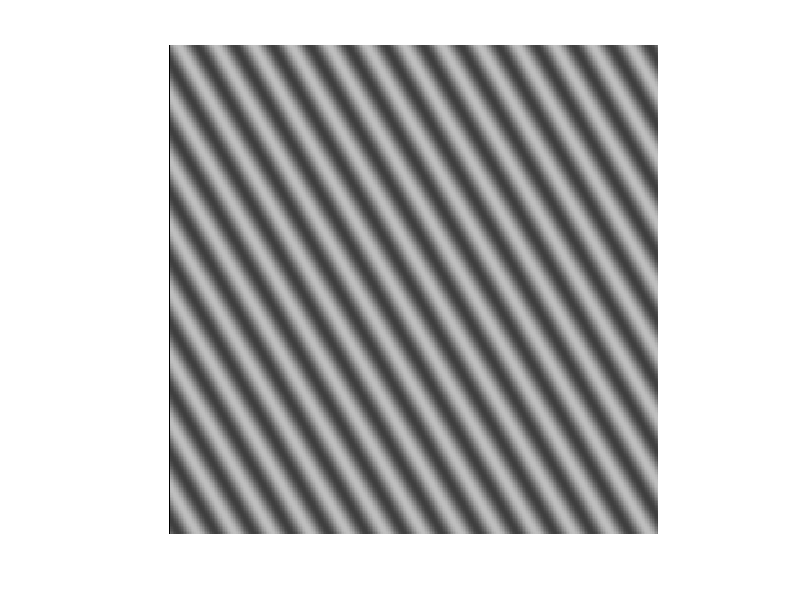
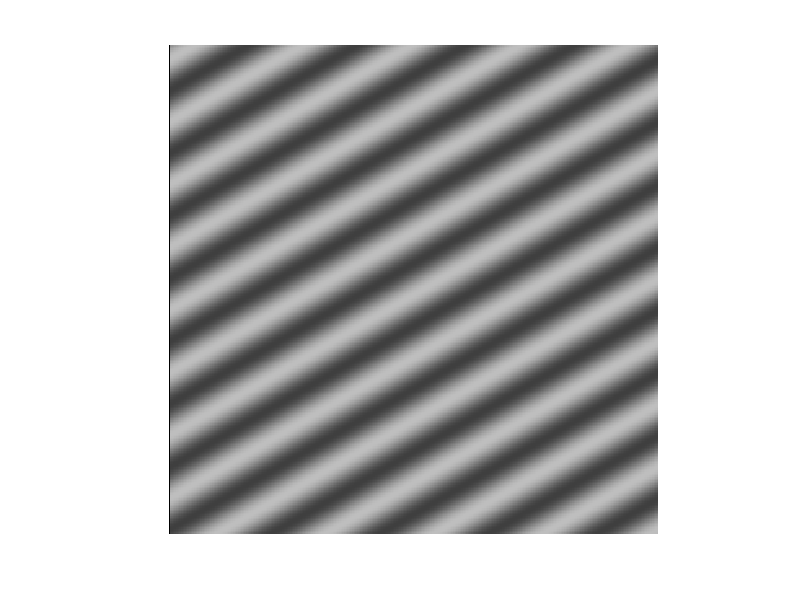

Reproduce these figures in MATLAB, in order.
clear; close all;
C = 0.5; % コントラスト（今回は0.5）
f = 0.05; % 空間周波数（今回は0.05）
f1 = 0.03; % 空間周波数（今回は0.03）
d1 = (-1/6)*pi;
d2 = (1/3)*pi;
L_0 = 128;
height = 300;
width = 300;
L_l30 = zeros(height,width);
L_r60 = zeros(height,width);


for x = 1:width
    for y = 1:height
        L_l30(y,x) = L_0 * (1 + C * sin(2 * pi * f*(y*sin(d1)+x*cos(d1))));
        L_r60(y,x) = L_0 * (1 + C * sin(2 * pi * f1*(y*sin(d2)+x*cos(d2))));
    end
end


fig0 = figure;
colormap(gray(256));
image(L_l30);
axis off;
axis image;
exportgraphics(fig0 ,'../Figures/07_10_l30.pdf','ContentType','vector');

fig1 = figure;
colormap(gray(256));
image(L_r60);
axis off;
axis image;
exportgraphics(fig1 ,'../Figures/07_11_r60.pdf','ContentType','vector');